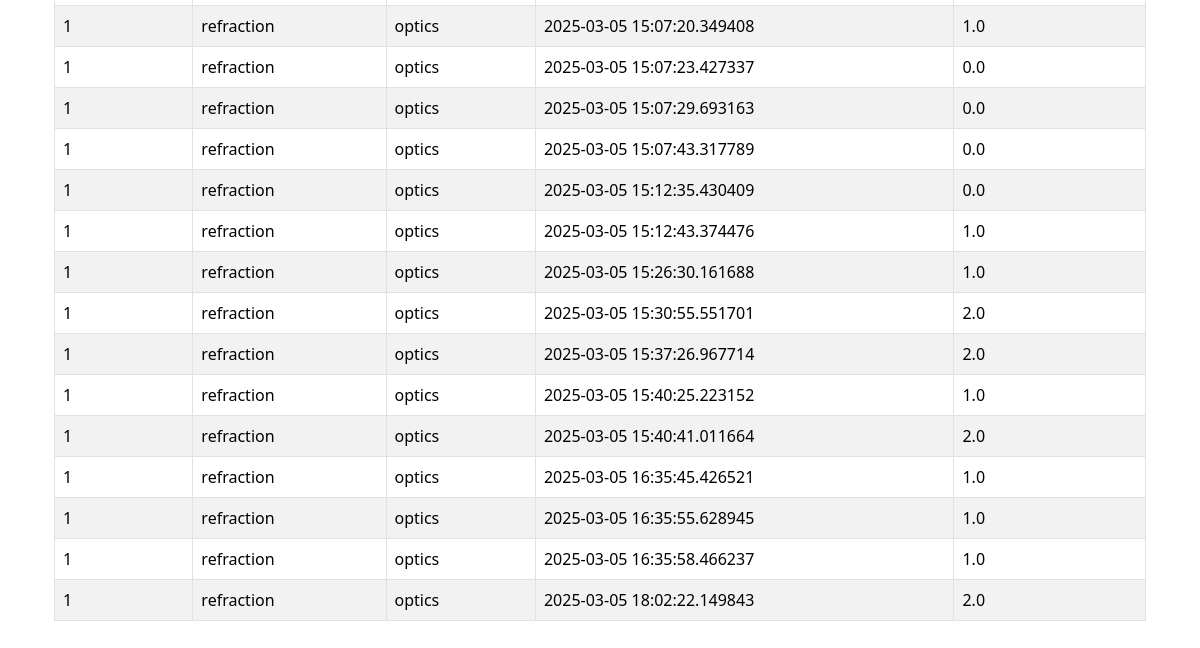
Page /dashboard/user/2/userscores (lower part) on the earlier database version.
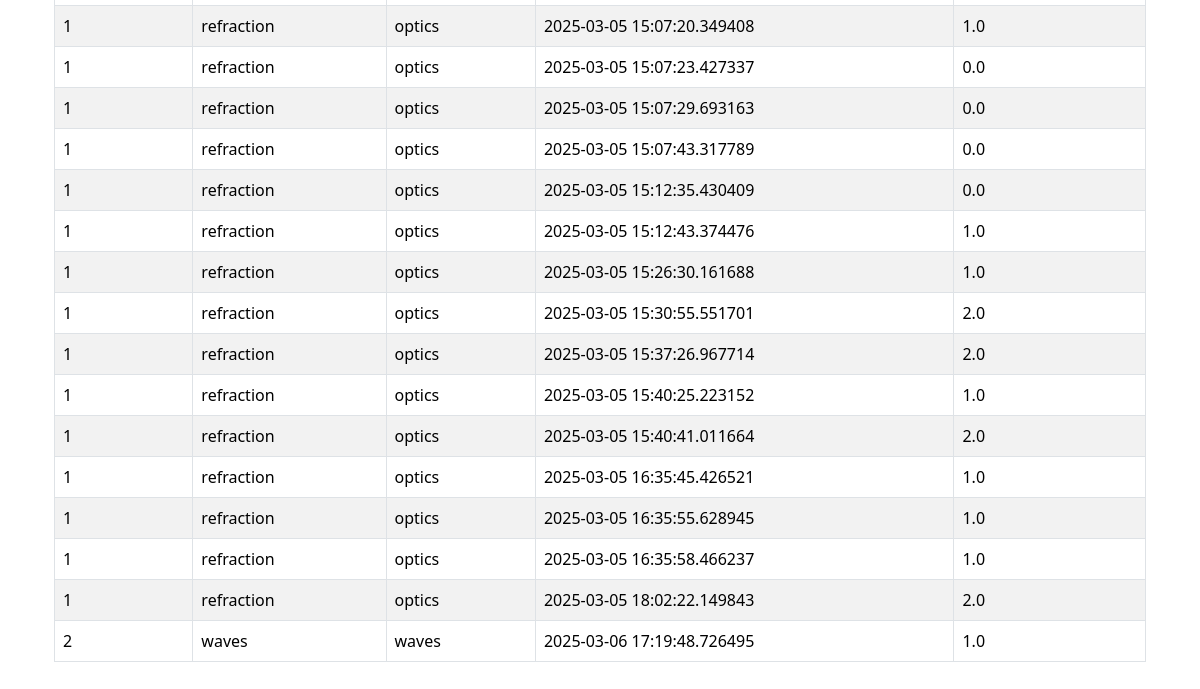
Same page on the later database version.
### models/score.py (models this page shows)
class Score(db.Model):
    id = db.Column(db.Integer, primary_key=True)
    quizid = db.Column(db.Integer, db.ForeignKey('quiz.id'), nullable=False)
    userid = db.Column(db.Integer, db.ForeignKey('user.id'), nullable=False)
    timestampofattempt = db.Column(db.DateTime, default=datetime)
    totalscored = db.Column(db.Float)
    quiz = db.relationship('Quiz', backref='scores')
    user = db.relationship('User', backref='scores')

### models/quiz.py (models this page shows, shortened)
class Quiz(db.Model):
    id = db.Column(db.Integer, primary_key=True)
    chapter_id = db.Column(db.Integer, db.ForeignKey('chapter.id'), nullable=False)
    quizdate = db.Column(db.Date)
    quizduration = db.Column(db.Time)
    quizname=db.Column(db.String(150), nullable=False,unique=True)
    questions = db.relationship('Question', backref='quiz', lazy=True)

### models/chapter.py (models this page shows)
class Chapter(db.Model):
    id = db.Column(db.Integer, primary_key=True)
    name = db.Column(db.String(150), nullable=False,unique=True)
    description = db.Column(db.Text)
    subject_id = db.Column(db.Integer, db.ForeignKey('subject.id'), nullable=False)
    quizzes = db.relationship('Quiz', backref='chapter', lazy=True)

### app.py (the view)
@app.route("/dashboard/user/<int:id>/userscores", methods=["GET", "POST"])
def userscores(id):
    user=User.query.filter_by(id=id).first()
    scores = db.session.query(
        Score.quizid,
        Quiz.quizname,
        Chapter.name,
        Score.timestampofattempt,
        Score.totalscored
    ).join(
        Quiz, Score.quizid == Quiz.id
    ).join(
        Chapter, Quiz.chapter_id == Chapter.id
    ).filter(
        Score.userid == id
    ).all()
    print(user.fullname)
    return render_template("userscores.html",user=user,scores=scores )

### templates/userscores.html (shortened to what this page needs)
{% extends "base.html" %}
{% block content %}
<div class="container my-5">
    <div class="table-responsive">
        <table class="table table-striped table-hover table-bordered">
            <tbody>
                {% for score in scores %}
                <tr>
                    <td>{{score[0]}}</td>
                    <td>{{score[1]}}</td>
                    <td>{{score[2]}}</td>
                    <td>{{score[3]}}</td>
                    <td>{{score[4]}}</td>
                </tr>
                {% endfor %}
            </tbody>
        </table>
    </div>
{% endblock %}

### templates/base.html (shortened to what this page needs)
<!DOCTYPE html>
<html lang="en">
    <head>
        <link href="https://cdn.jsdelivr.net/npm/bootstrap@5.3.3/dist/css/bootstrap.min.css" rel="stylesheet">
    </head>
<body>
    <div class="container mt-5">
        {% block content %}
        {% endblock %}
    </div>
</body>
</html>

Differences in the rows shown:
added Score: quizid "2", quizname "waves", name "waves", timestampofattempt "2025-03-06 17:19:48.726495", totalscored "1.0"
